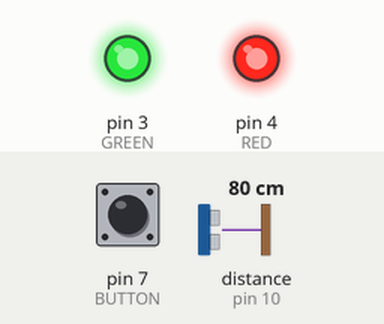
The sketch below on a simulated Arduino Uno, built with avr-gcc and run on an emulated ATmega328P. Parts: output pins drawn as LEDs (lit = HIGH). Wiring (inferred from the names in the program): ultrasonic range finder: trigger pin 9; echo pin 10. The test bench sets the inputs (shaded band); at power-on: distance to the obstacle (sensor on pin 10) 80 cm, pin 7 (BUTTON) LOW. The echo pulse lasts 58.3 µs per cm; pins used as bus, display or sensor lines are not drawn.

Above: at 0.1 s.
At 4.2 s:
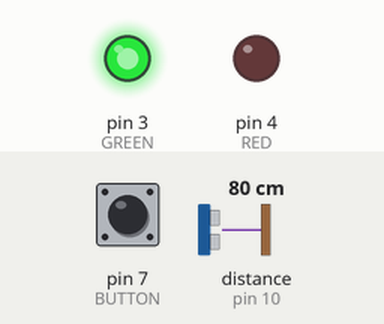
4.3 s: distance to the obstacle (sensor on pin 10) set to 66 cm
5.8 s: distance to the obstacle (sensor on pin 10) set to 61 cm
At 7.0 s:
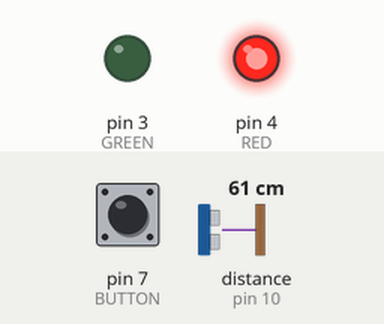
Timing chart, 0 to 8.8 s (numbered marks = the images above; inputs shaded):
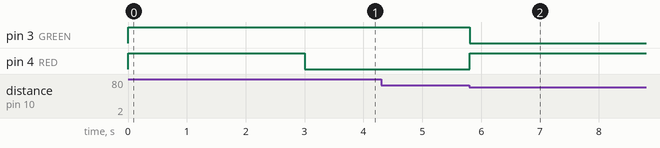

Measured:
- the behaviour switches between 64 and 63 cm on distance to the obstacle (sensor on pin 10) (found by bisection; images 1 and 2)
- after the input at 4.3 s, every drawn part: stays the same
- after the input at 5.8 s, pin 3 (GREEN): HIGH → LOW at once; pin 4 (RED): LOW → HIGH at once

The sketch:

MotionSensor.ino
```cpp
#define GREEN 3
#define RED 4
#define BUTTON 7
#define TRIG 9
#define ECHO 10

int pushed;
long duration;
int initialDistance, distance;

void setup() {
  // put your setup code here, to run once:
  pinMode(GREEN, OUTPUT);
  pinMode(RED, OUTPUT);
  pinMode(BUTTON, INPUT);
  pinMode(TRIG, OUTPUT);
  pinMode(ECHO, INPUT);

  digitalWrite(GREEN, HIGH);
  digitalWrite(RED, HIGH);

  delay(3000);

  digitalWrite(RED, LOW);

  initialDistance = getDistance();
}

void loop() {
  // put your main code here, to run repeatedly:

  distance = getDistance() + 15;

  if (distance < initialDistance) {
    detected();
  }
}

long getDistance() {
  digitalWrite(TRIG, LOW);
  delayMicroseconds(2);

  // Sets the trigPin on HIGH state for 10 micro seconds
  digitalWrite(TRIG, HIGH);
  delayMicroseconds(10);
  digitalWrite(TRIG, LOW);

  // Reads the echoPin, returns the sound wave travel time in microseconds
  duration = pulseIn(ECHO, HIGH);

  // Calculating the distance
  distance = duration * 0.034 / 2;

  return distance;
}

void detected() {
  digitalWrite(GREEN, LOW);
  digitalWrite(RED, HIGH);
  pushed = digitalRead(BUTTON);

  while (pushed == LOW) {
    pushed = digitalRead(BUTTON);
  }

  digitalWrite(GREEN, HIGH);
  digitalWrite(RED, HIGH);

  delay(3000);

  digitalWrite(RED, LOW);

  initialDistance = getDistance();
}
```
